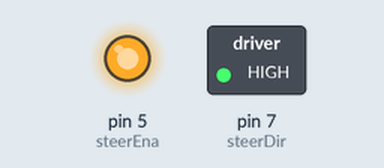
The sketch below on a simulated Arduino Uno, built with avr-gcc and run on an emulated ATmega328P. Parts: switched loads named in the sketch (green lamp = pin HIGH), output pins drawn as LEDs (lit = HIGH). Pins used as bus, display or sensor lines are not drawn.

Above: at 0.1 s.
Timing chart, 0 to 1.6 s (numbered marks = the images above):
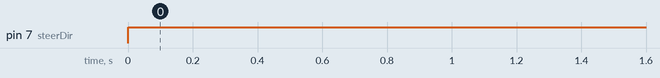

Measured:
- by itself, pin 7 (steerDir): LOW → HIGH at 0.00 s

The sketch:

stepperMotorTest.ino
```cpp
const int steerStp = 6;
const int steerDir = 7;
const int steerEna = 5;
void setup() {
  // put your setup code here, to run once:
  Serial.begin(9600);
  pinMode( steerStp, OUTPUT );
  pinMode( steerDir, OUTPUT );
  pinMode(steerEna, OUTPUT);
  digitalWrite(steerEna, HIGH);
}

void loop() {
  // put your main code here, to run repeatedly:
    //digitalWrite( steerDir, HIGH );
    //digitalWrite( steerStp, HIGH );
    //delayMicroseconds( 100 );
    //digitalWrite( steerStp, LOW );
    //delay(1);
    digitalWrite( steerDir, HIGH );
        delayMicroseconds( 50 );

    for ( int n = 0; n < 175; n++ ) {
    digitalWrite( steerStp, HIGH );
    delayMicroseconds( 100 );
    digitalWrite( steerStp, LOW );
    delay( 1 );
  }
}
```
